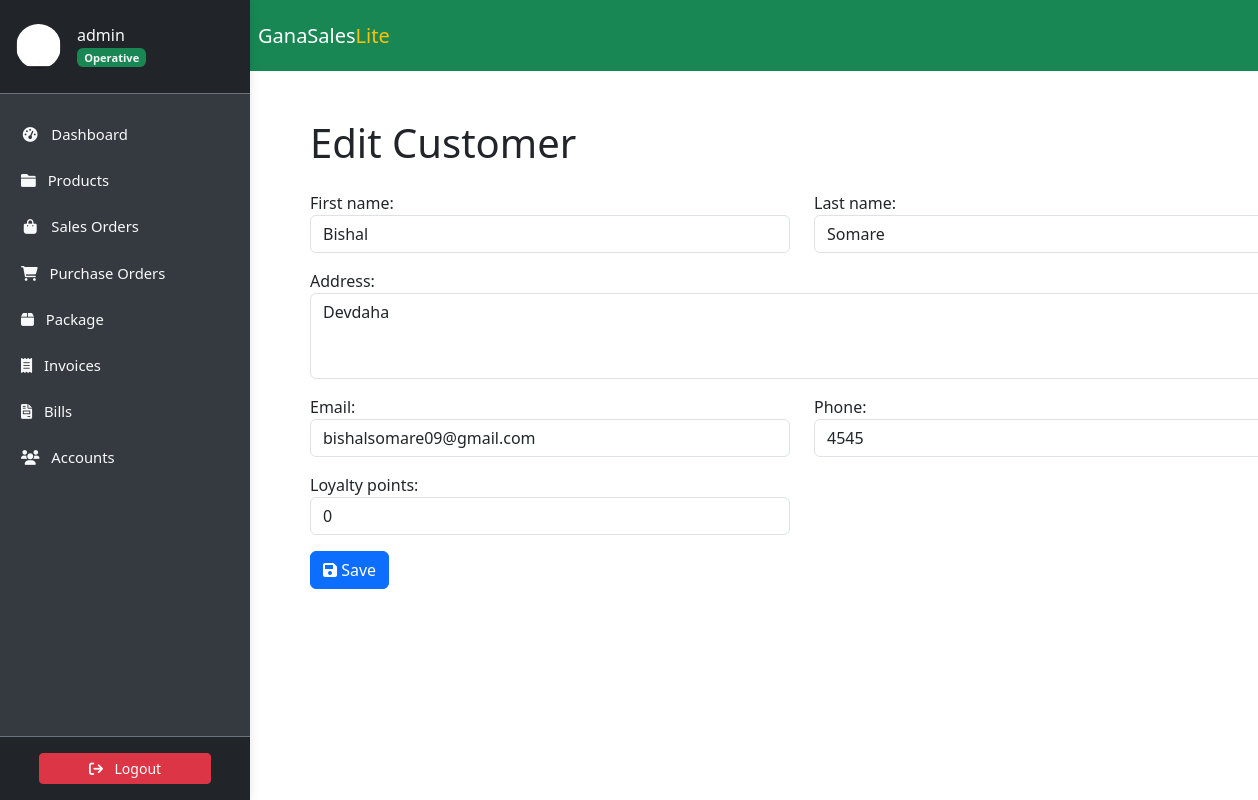
/accounts/customers/1/update/ (signed in), run on the app's committed database.
### accounts/models.py (models this page shows, shortened)
class Profile(models.Model):
    user = models.OneToOneField(
        User, on_delete=models.CASCADE, verbose_name='User'
    )
    slug = AutoSlugField(
        unique=True,
        verbose_name='Account ID',
        populate_from='email'
    )
    profile_picture = ProcessedImageField(
        default='profile_pics/default.jpg',
        upload_to='profile_pics',
        format='JPEG',
        processors=[ResizeToFill(150, 150)],
        options={'quality': 100}
    )
    telephone = PhoneNumberField(
        null=True, blank=True, verbose_name='Telephone'
    )
    email = models.EmailField(
        max_length=150, blank=True, null=True, verbose_name='Email'
    )
    first_name = models.CharField(
        max_length=30, blank=True, verbose_name='First Name'
    )
    last_name = models.CharField(
        max_length=30, blank=True, verbose_name='Last Name'
    )
    status = models.CharField(
        choices=STATUS_CHOICES,
        max_length=12,
        default='INA',
        verbose_name='Status'
    )
    role = models.CharField(
        choices=ROLE_CHOICES,
        max_length=12,
        blank=True,
        null=True,
        verbose_name='Role'
    )
    class Meta:
        ordering = ['slug']
        verbose_name = 'Profile'
        verbose_name_plural = 'Profiles'

class Customer(models.Model):
    first_name = models.CharField(max_length=256)
    last_name = models.CharField(max_length=256, blank=True, null=True)
    address = models.TextField(max_length=256, blank=True, null=True)
    email = models.EmailField(max_length=256, blank=True, null=True)
    phone = models.CharField(max_length=30, blank=True, null=True)
    loyalty_points = models.IntegerField(default=0)
    class Meta:
        db_table = 'Customers'

### accounts/views.py (the view)
# urls.py: path('customers/<int:pk>/update/', CustomerUpdateView.as_view(),
class CustomerUpdateView(LoginRequiredMixin, UpdateView):
    model = Customer
    template_name = 'accounts/customer_form.html'
    form_class = CustomerForm
    success_url = reverse_lazy('customer_list')

### accounts/templates/accounts/customer_form.html (shortened to what this page needs)
{% extends 'store/base.html' %}
{% block content %}
  <div class="container m-5">
    <h1 class="mb-4">{% if form.instance.pk %}Edit{% else %}Create{% endif %} Customer</h1>
    <form method="post">
      <div class="row mb-3">
        <div class="col-md-6">
          <div class="form-group">
            {{ form.first_name.label_tag }}
            {{ form.first_name }}
          </div>
        </div>
        <div class="col-md-6">
          <div class="form-group">
            {{ form.last_name.label_tag }}
            {{ form.last_name }}
          </div>
        </div>
      </div>
      <div class="row mb-3">
        <div class="col-md-12">
          <div class="form-group">
            {{ form.address.label_tag }}
            {{ form.address }}
          </div>
        </div>
      </div>
      <div class="row mb-3">
        <div class="col-md-6">
          <div class="form-group">
            {{ form.email.label_tag }}
            {{ form.email }}
          </div>
        </div>
        <div class="col-md-6">
          <div class="form-group">
            {{ form.phone.label_tag }}
            {{ form.phone }}
          </div>
        </div>
      </div>
      <div class="row mb-3">
        <div class="col-md-6">
          <div class="form-group">
            {{ form.loyalty_points.label_tag }}
            {{ form.loyalty_points }}
          </div>
        </div>
      </div>
      <button type="submit" class="btn btn-primary">
        <i class="fas fa-save"></i> Save
      </button>
    </form>
  </div>
{% endblock %}

### store/templates/store/sidebar.html (shortened to what this page needs)
<link href="https://cdn.jsdelivr.net/npm/bootstrap@5.3.3/dist/css/bootstrap.min.css" rel="stylesheet">
<link href="https://cdnjs.cloudflare.com/ajax/libs/font-awesome/6.0.0-beta3/css/all.min.css" rel="stylesheet">
<aside class="sidebar" id="show-side-navigation1">
    <div class="sidebar-header d-flex align-items-center px-3 py-4 border-bottom border-secondary">
        <a href="{% url 'user-profile' %}" class="d-flex align-items-center text-decoration-none text-light">
            <img class="rounded-circle img-fluid" id="sidebar-img" width="45" src="{{ request.user.profile.profile_picture.url }}" alt="Profile Picture" />
            <div class="ms-3">
                <h5 class="fs-6 mb-0">
                    {{ request.user.username }}{% if request.user.profile.role == 'AD' %} <i class="fa-solid fa-circle-check text-success"></i>{% endif %}
                </h5>
                <span class="badge bg-success text-light">
                    {% if request.user.profile.role == 'AD' %}
                        Admin
                    {% elif request.user.profile.role == 'EX' %}
                        Executive
                    {% else %}
                        Operative
                    {% endif %}
                </span>
            </div>
        </a>
    </div>
    <div class="nav-container">
        <ul class="nav flex-column mt-3">
            <li class="nav-item mb-2">
                <a class="nav-link text-light {% if request.resolver_match.url_name == 'dashboard' %}active{% endif %}" href="{% url 'dashboard' %}">
                    <i class="fa fa-tachometer-alt fa-fw me-2"></i> Dashboard
                </a>
            </li>
            <li class="nav-item mb-2 dropdown">
                <a class="nav-link text-light {% if request.resolver_match.url_name == 'productslist' %}active{% endif %}" href="#" id="productsDropdown" role="button">
                    <i class="fa fa-folder me-2"></i> Products
                </a>
            </li>
            <li class="nav-item mb-2">
                <a class="nav-link text-light {% if request.resolver_match.url_name == 'saleslist' %}active{% endif %}" href="{% url 'saleslist' %}">
                    <i class="fa fa-shopping-bag fa-fw me-2"></i> Sales Orders
                </a>
            </li>
            <li class="nav-item mb-2">
                <a class="nav-link text-light {% if request.resolver_match.url_name == 'purchaseslist' %}active{% endif %}" href="{% url 'purchaseslist' %}">
                    <i class="fa fa-shopping-cart me-2"></i> Purchase Orders
                </a>
            </li>
            <li class="nav-item mb-2">
                <a class="nav-link text-light {% if request.resolver_match.url_name == 'deliveries' %}active{% endif %}" href="{% url 'deliveries' %}">
                    <i class="fa-solid fa-box me-2"></i> Package
                </a>
            </li>
            <li class="nav-item mb-2">
                <a class="nav-link text-light {% if request.resolver_match.url_name == 'invoicelist' %}active{% endif %}" href="{% url 'invoicelist' %}">
                    <i class="fa-solid fa-receipt me-2"></i> Invoices
                </a>
            </li>
            <li class="nav-item mb-2">
                <a class="nav-link text-light {% if request.resolver_match.url_name == 'bill_list' %}active{% endif %}" href="{% url 'bill_list' %}">
                    <i class="fa-solid fa-file-invoice me-2"></i> Bills
                </a>
            </li>
            <li class="nav-item mb-2 dropdown">
                <a class="nav-link text-light " href="#" id="accountsDropdown" role="button">
                    <i class="fa fa-users me-2"></i> Accounts
                </a>
            </li>
        </ul>
    </div>
    <div class="sidebar-footer position-relative w-100 text-center py-3 bg-dark border-top border-secondary mt-auto">
        <form method="post" action="{% url 'user-logout' %}">
            <button type="submit" class="btn btn-danger btn-sm w-75">
                <i class="fa fa-sign-out me-2"></i> Logout
            </button>
        </form>
    </div>
</aside>

### static/css/style.css (style rules this page uses)
:root { --dk-gray-100: #f3f4f6; --dk-gray-200: #e5e7eb; --dk-gray-300: #d1d5db; --dk-gray-400: #9ca3af; --dk-gray-500: #6b7280; --dk-gray-600: #4b5563; --dk-gray-700: #374151; --dk-gray-800: #1f2937; --dk-gray-900: #111827; --dk-dark-bg: #313348; --dk-darker-bg: #2a2b3d; --navbar-bg-color: #6f6486; --sidebar-bg-color: #252636; --sidebar-width: 250px; --sidebar-expanded-width: 230px; --sidebar-collapsed-width: 100px; --sidebar-header-bg: #212529; --nav-link-color: #adb5bd; --nav-link-active-bg: #495057; --dropdown-menu-bg: #495057; --dropdown-item-color: #adb5bd; --dropdown-item-active-bg: #6c757d; --sidebar-separator-bg: #4caf50; --logo-separator-height: 60px; --sidebar-item-height: 50px; --submenu-item-height: 45px; }
* { margin: 0; padding: 0; box-sizing: border-box; }
body { font-family: "Inter", sans-serif; background-color: #fff; overflow-x: hidden; }
a { text-decoration: none; }
.sidebar { font-size: 0.925rem; background-color: var(--sidebar-bg-color); width: var(--sidebar-width); transition: all 0.3s ease-in-out; z-index: 9999999; box-shadow: 0 0 10px rgba(0, 0, 0, 0.1); }
.sidebar .sidebar-header { background-color: var(--sidebar-header-bg); border-bottom: 1px solid #2a2b3c; padding: 15px; }
.sidebar ul > li > a { color: var(--dk-gray-400); text-decoration: none; }

### store/templates/store/sidebar.html (style rules this page uses)
.sidebar { width: 250px; background-color: #343a40; color: #fff; position: fixed; top: 0; bottom: 0; display: flex; flex-direction: column; z-index: 1030; transition: transform 0.3s ease; }
.sidebar-header { background-color: #212529; }
.nav-container { flex: 1; overflow-y: auto; padding: 5px; }
.nav-link { color: #adb5bd; padding: 0.5rem 1rem; }
.sidebar-footer { background-color: #212529; text-align: center; padding: 10px; }

### data on the page
Customer: first_name "Bishal", last_name "Somare", address "Devdaha", email "bishalsomare09@gmail.com", phone "4545", loyalty_points "0"

### other printed values
{{ request.user.username }} "admin"
